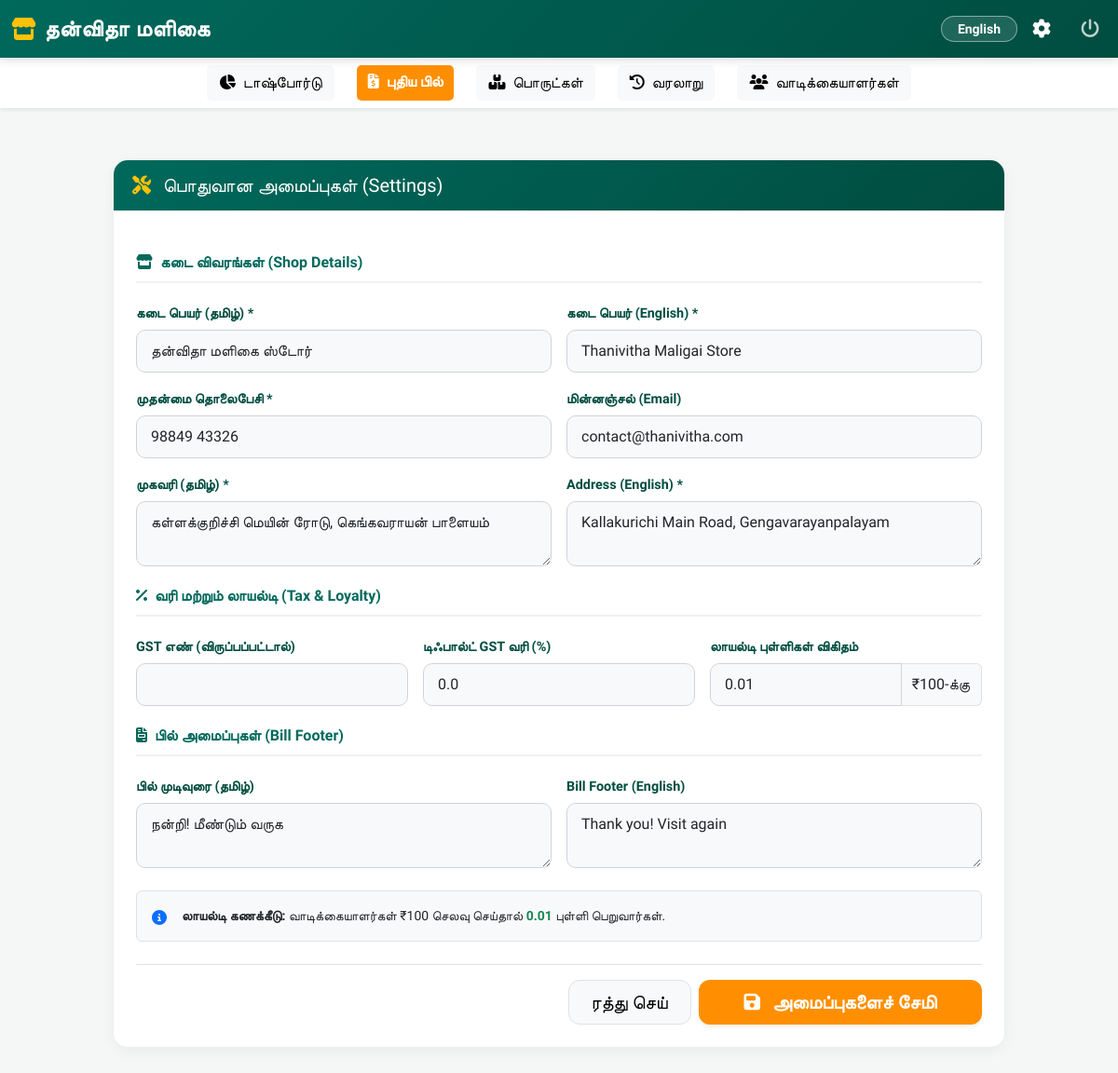
/admin/settings (signed in), run on the app's committed database.
### models.py (models this page shows)
class ShopSettings(db.Model):
    __tablename__ = 'shop_settings'
    id = db.Column(db.Integer, primary_key=True)
    shop_name_ta = db.Column(db.String(200), default='தனிவிதா மளிகை ஸ்டோர்')
    shop_name_en = db.Column(db.String(200), default='Thanivitha Maligai Store')
    address_ta = db.Column(db.Text, default='கள்ளக்குறிச்சி மெயின் ரோடு, கெங்கவராயன் பாளையம்')
    address_en = db.Column(db.Text, default='Kallakurichi Main Road, Gengavarayanpalayam')
    phone = db.Column(db.String(20), default='98849 43326') # Added numbers from signboard
    phone_alt = db.Column(db.String(20), default='97514 73000') # Added alternative number
    email = db.Column(db.String(100), default='contact@thanivitha.com')
    gst_no = db.Column(db.String(20), default='')
    default_gst = db.Column(db.Float, default=0) # Groceries often have 0% or specific GST
    loyalty_points_ratio = db.Column(db.Float, default=0.01)  # 1 point per ₹100
    bill_footer_ta = db.Column(db.Text, default='நன்றி! மீண்டும் வருக')
    bill_footer_en = db.Column(db.Text, default='Thank you! Visit again')

### app.py (the view, shortened to what this page needs)
@app.route('/admin/settings', methods=['GET', 'POST'])
@login_required
def admin_settings():
    settings = ShopSettings.query.first()
    form = ShopSettingsForm(obj=settings)
    return render_template('admin/settings.html', form=form, settings=settings)

### forms.py
class ShopSettingsForm(FlaskForm):
    shop_name_ta = StringField('கடையின் பெயர் (தமிழ்)', validators=[DataRequired()])
    shop_name_en = StringField('Shop Name (English)', validators=[DataRequired()])
    address_ta = TextAreaField('முகவரி (தமிழ்)', validators=[DataRequired()])
    address_en = TextAreaField('Address (English)', validators=[DataRequired()])
    phone = StringField('தொலைபேசி எண் 1', validators=[DataRequired()])
    phone_alt = StringField('தொலைபேசி எண் 2', validators=[Optional()])
    email = StringField('மின்னஞ்சல்', validators=[Optional()])
    gst_no = StringField('GST எண்', validators=[Optional()])
    default_gst = FloatField('டிஃபால்ட் GST (%)', validators=[Optional()])
    bill_footer_ta = TextAreaField('பில் முடிவுரை (தமிழ்)', validators=[Optional()])
    bill_footer_en = TextAreaField('Bill Footer (English)', validators=[Optional()])

### app.py (called while the page is built)
@login_manager.user_loader
def load_user(user_id):
    return User.query.get(int(user_id))

### templates/admin/settings.html (shortened to what this page needs)
{% extends "base.html" %}
{% block content %}
<div class="container-fluid mt-3 mb-5">
    <div class="row justify-content-center">
        <div class="col-lg-10">
            <div class="card custom-card">
                <div class="custom-card-header d-flex align-items-center">
                    <h5 class="mb-0"><i class="fas fa-tools text-warning me-2"></i> பொதுவான அமைப்புகள் (Settings)</h5>
                </div>
                <div class="card-body p-4">
                    <form method="POST" action="{{ url_for('admin_settings') }}">
                        <div class="section-title"><i class="fas fa-store me-2"></i>கடை விவரங்கள் (Shop Details)</div>
                        <div class="row g-3">
                            <div class="col-md-6">
                                <label class="form-label">கடை பெயர் (தமிழ்) *</label>
                                {{ form.shop_name_ta(class="form-control", placeholder="தன்விதா மளிகை ஸ்டோர்") }}
                            </div>
                            <div class="col-md-6">
                                <label class="form-label">கடை பெயர் (English) *</label>
                                {{ form.shop_name_en(class="form-control", placeholder="Thanivitha Maligai Store") }}
                            </div>
                            <div class="col-md-6">
                                <label class="form-label">முதன்மை தொலைபேசி *</label>
                                {{ form.phone(class="form-control") }}
                            </div>
                            <div class="col-md-6">
                                <label class="form-label">மின்னஞ்சல் (Email)</label>
                                {{ form.email(class="form-control") }}
                            </div>
                            <div class="col-md-6">
                                <label class="form-label">முகவரி (தமிழ்) *</label>
                                {{ form.address_ta(class="form-control", rows="2") }}
                            </div>
                            <div class="col-md-6">
                                <label class="form-label">Address (English) *</label>
                                {{ form.address_en(class="form-control", rows="2") }}
                            </div>
                        </div>
                        <div class="section-title"><i class="fas fa-percentage me-2"></i>வரி மற்றும் லாயல்டி (Tax & Loyalty)</div>
                        <div class="row g-3">
                            <div class="col-md-4">
                                <label class="form-label">GST எண் (விருப்பப்பட்டால்)</label>
                                {{ form.gst_no(class="form-control") }}
                            </div>
                            <div class="col-md-4">
                                <label class="form-label">டிஃபால்ட் GST வரி (%)</label>
                                {{ form.default_gst(class="form-control", step="0.01") }}
                            </div>
                            <div class="col-md-4">
                                <label class="form-label">லாயல்டி புள்ளிகள் விகிதம்</label>
                                <div class="input-group">
                                    <input type="number" step="0.01" class="form-control" id="loyalty_points_ratio"
                                           name="loyalty_points_ratio" value="{{ settings.loyalty_points_ratio }}">
                                    <span class="input-group-text bg-light border-start-0">₹100-க்கு</span>
                                </div>
                            </div>
                        </div>
                        <div class="section-title"><i class="fas fa-file-invoice me-2"></i>பில் அமைப்புகள் (Bill Footer)</div>
                        <div class="row g-3">
                            <div class="col-md-6">
                                <label class="form-label">பில் முடிவுரை (தமிழ்)</label>
                                {{ form.bill_footer_ta(class="form-control", rows="2") }}
                            </div>
                            <div class="col-md-6">
                                <label class="form-label">Bill Footer (English)</label>
                                {{ form.bill_footer_en(class="form-control", rows="2") }}
                            </div>
                        </div>
                        <div class="alert bg-light border mt-4 mb-4">
                            <div class="d-flex">
                                <i class="fas fa-info-circle text-primary me-3 mt-1"></i>
                                <div class="small" id="loyalty-hint">
                                    <strong>லாயல்டி கணக்கீடு:</strong> வாடிக்கையாளர்கள் ₹100 செலவு செய்தால்
                                    <span id="points-val" class="fw-bold text-success">{{ settings.loyalty_points_ratio }}</span> புள்ளி பெறுவார்கள்.
                                </div>
                            </div>
                        </div>
                        <div class="d-grid gap-2 d-md-flex justify-content-md-end pt-3 border-top">
                            <a href="{{ url_for('admin_dashboard') }}" class="btn btn-lg btn-light border px-4" style="border-radius: 12px;">ரத்து செய்</a>
                            <button type="submit" class="btn btn-lg text-white px-5 fw-bold shadow-sm" style="background-color: var(--shop-accent); border-radius: 12px;">
                                <i class="fas fa-save me-2"></i> அமைப்புகளைச் சேமி
                            </button>
                        </div>
                    </form>
                </div>
            </div>
        </div>
    </div>
</div>
{% endblock %}

### static/css/style.css (style rules this page uses)
body { font-family: 'Hind Madurai', sans-serif; background-color: #f8f9fa; }
.card { border-radius: 10px; box-shadow: 0 2px 4px rgba(0,0,0,0.1); margin-bottom: 20px; }
.btn { border-radius: 5px; font-weight: 500; }
.form-control, .form-select { border-radius: 5px; border: 1px solid #ced4da; }

### templates/base.html (style rules this page uses)
:root { --shop-primary: #00695C; --shop-primary-dark: #004D40; --shop-accent: #FF8F00; --shop-bg: #F4F7F6; }
body { background-color: var(--shop-bg); padding-bottom: 80px; }
@media (min-width: 992px) { body { padding-bottom: 0; } }

### templates/admin/settings.html (style rules this page uses)
.custom-card { border: none; border-radius: 15px; box-shadow: 0 4px 15px rgba(0,0,0,0.05); margin-bottom: 20px; }
.custom-card-header { background: linear-gradient(135deg, var(--shop-primary) 0%, var(--shop-primary-dark) 100%); color: white; border-top-left-radius: 15px !important; border-top-right-radius: 15px !important; padding: 15px 20px; font-weight: bold; }
.form-control, .form-select { border-radius: 10px; border: 1px solid #ced4da; padding: 10px 15px; background-color: #f8f9fa; }
.form-label { font-weight: 600; color: var(--shop-primary-dark); font-size: 0.9rem; margin-bottom: 0.4rem; }
.section-title { color: var(--shop-primary); border-bottom: 2px solid #f1f1f1; padding-bottom: 8px; margin-top: 20px; margin-bottom: 20px; font-weight: bold; font-size: 1rem; }

### data on the page
ShopSettings: shop_name_ta "தன்விதா மளிகை ஸ்டோர்", shop_name_en "Thanivitha Maligai Store", phone "98849 43326", email "contact@thanivitha.com", address_ta "கள்ளக்குறிச்சி மெயின் ரோடு, கெங்கவராயன் பாளையம்", address_en "Kallakurichi Main Road, Gengavarayanpalayam", default_gst "0.0", loyalty_points_ratio "0.01", bill_footer_ta "நன்றி! மீண்டும் வருக", bill_footer_en "Thank you! Visit again"
